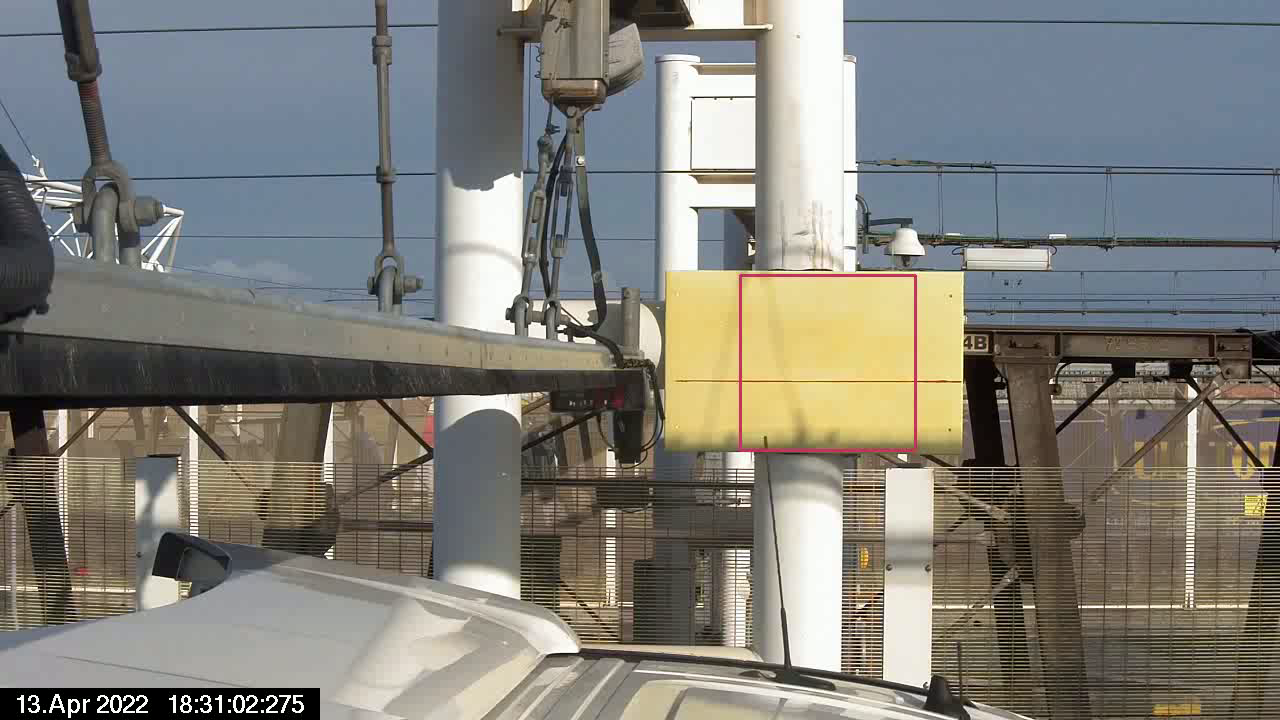
#> input picture frame 0 of video/Antenne.mp4, 1280 x 720 px, given in place of the camera
$ python MotionDetector.py
#> lines starting #> are read from the running program, lines starting #| are printed output that depends on the picture; after the words box and inside, x2 and y2 are one past the last pixel; in counts of white or black regions, pixels touching at a corner belong together
# -*- coding: utf-8 -*-
"""
Created on Thu Apr 21 20:39:54 2022

@author: starx
"""

import numpy as np
import cv2
import time
import datetime
from threading import Thread

"""
MotionDetection Class, allows to detect camera motions:
    path: where you want to save your files
    video_source: numeric value of camera chosen (begining with 0)
    video_size: string of the resolution of video (ie '1080p')
    threshold: 0 very sensible ; 100000 not sensible at all
    time_interval: time between records in second
    recording_time: duration of the video recorded in second
    show_camera: boolean to show the camera capture
    show_mask: boolean to show the movement mask
    debug: boolean to show if you want to print the values of the noise
"""
class MotionDetection(object):
    is_recording = False
    time_counter = 0

    # Standard Video Dimensions Sizes
    STD_DIMENSIONS = {
        "480p": (640, 480),
        "720p": (1280, 720),
        "1080p": (1920, 1080),
        "4k": (3840, 2160),
    }

    def __init__(self, path, video_source, video_size, frame_rate, threshold, time_interval, recording_time, show_camera, show_mask, debug):
        self.video_source = video_source                # Source of the video
        self.video_size = video_size                    # Size of video
        self.get_dimensions(video_size)                 # Width and Height of camera
        self.threshold = threshold                      # Max noise threshold
        self.frame_rate = frame_rate                    # Frame rate of the output video
        self.time_interval = time_interval              # Time interval between records in seconds
        self.recording_time = recording_time            # Duration of the video recorded if motion detected
        self.path = path                                # Recorded file saving path
        self.show_camera = show_camera
        self.show_mask = show_mask
        self.debug = debug

        # Initializing components
        self.cap = cv2.VideoCapture(video_source)
        self.sub = cv2.createBackgroundSubtractorMOG2()
        self.cap.set(3, self.width)
        self.cap.set(4, self.height)

        # Preparing the windows
        if self.show_camera:
            cv2.namedWindow('Motion Detection', cv2.WINDOW_NORMAL)
            cv2.resizeWindow('Motion Detection', 640, 420)

        if self.show_mask:
            cv2.namedWindow('Motion Mask', cv2.WINDOW_NORMAL)
            cv2.resizeWindow('Motion Mask', 640, 420)

    def get_dimensions(self, video_size):
        self.width, self.height = self.STD_DIMENSIONS['480p']
        if video_size in self.STD_DIMENSIONS:
            self.width, self.height = self.STD_DIMENSIONS[video_size]

    def start(self):
        self.time_counter = time.time()
        print("Camera detected! Size: " + str(self.cap.get(cv2.CAP_PROP_FRAME_WIDTH)) + 'x' + str(self.cap.get(cv2.CAP_PROP_FRAME_HEIGHT)))
        print("Motion Detection activated. Waiting for motion...")
        while (True):
            # Reading the frame
            ret, frame = self.cap.read()
#> frame is the input picture: shape (720, 1280, 3); mean B, G, R 120.7, 127, 127.9
            if self.show_camera:
                cv2.imshow("Motion Detection", frame)

            # Creating the mask
            blur = cv2.GaussianBlur(frame, (19, 19), 0)
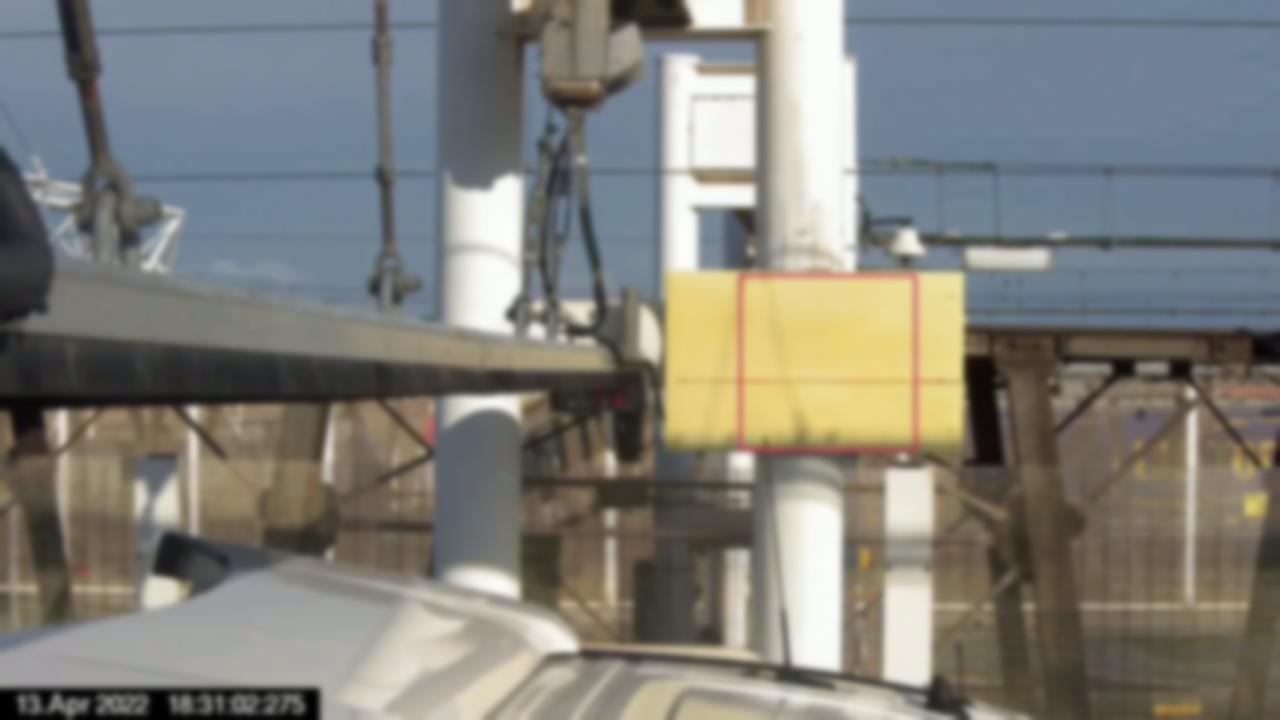
#> blur: shape (720, 1280, 3); mean B, G, R 120.7, 127, 127.9
            mask = self.sub.apply(blur)
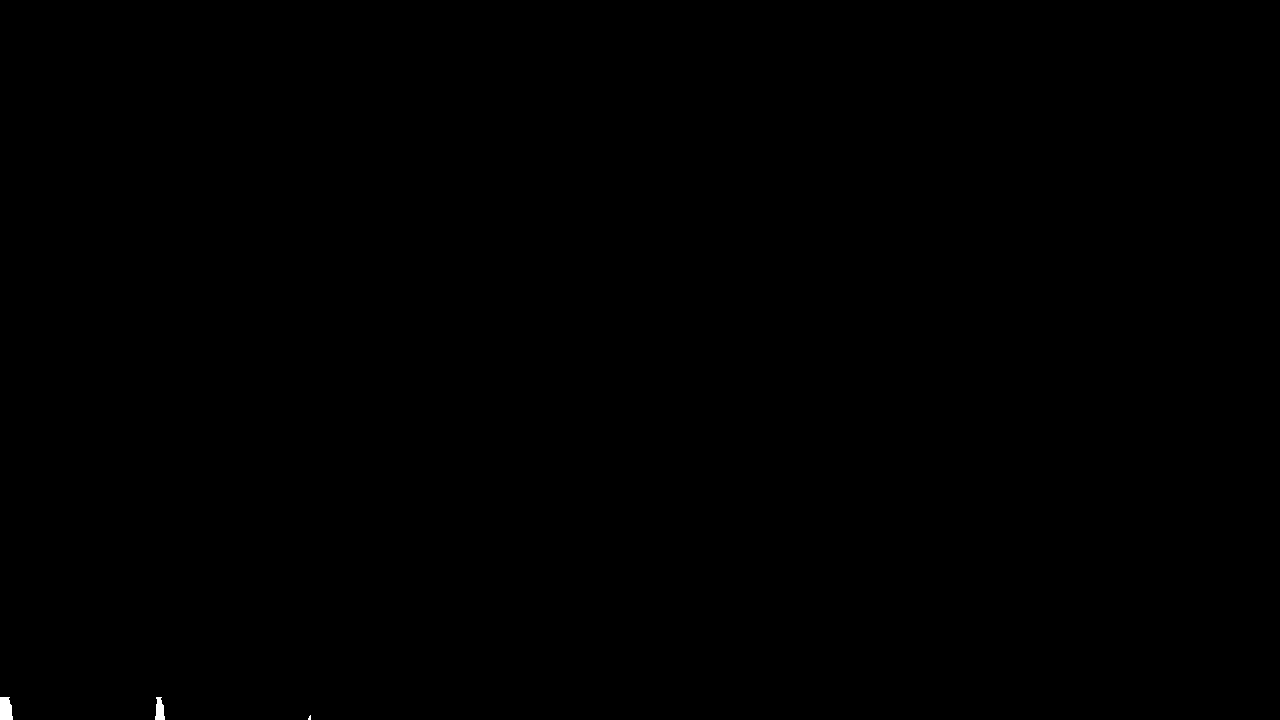
#> mask: shape (720, 1280); values 127 (black) and 255 (white), 0.05% white; 3 white regions (1 under 20 px), largest, box (x1, y1, x2, y2) and area: (0, 697, 13, 720) 263, (155, 697, 165, 720) 170
            if self.show_mask:
                cv2.imshow("Motion Mask",mask)

            # Creating numpy histogram to analyse the noise of the pixels
            img_temp = np.ones(frame.shape, dtype="uint8") * 255
            img_temp_and = cv2.bitwise_and(img_temp, img_temp, mask=mask)
#> img_temp_and: shape (720, 1280, 3); every value is 255
            img_temp_and_bgr = cv2.cvtColor(img_temp_and, cv2.COLOR_BGR2GRAY)
#> img_temp_and_bgr: shape (720, 1280); every value is 255
            hist, bins = np.histogram(img_temp_and_bgr.ravel(), 256, [0, 256])
#> hist = 256 values from 0 to 921600; bins = 257 values from 0 to 256
            if self.debug:
                print("Threshold =", self.threshold, ", Noise = ", hist[255], )

            # Testing if the histogram is greater than the threshold configured
            # Launching the recording thread
            if hist[255] > self.threshold and not self.is_recording and time.time() - self.time_counter > self.time_interval:
                print("Motion detected! Recording video...")
                self.is_recording = True
                if not self.show_mask and not self.show_camera:
                    self.record_video()
                else:
                    record_thread = Thread(target=self.record_video)
                    record_thread.start()
            if cv2.waitKey(100) == 13:
#> (key Esc is pressed here)
                break

    # Recording thread
    def record_video(self):
        date = datetime.datetime.now().strftime("%Y-%m-%d-%H-%M-%S")
        fourcc = cv2.VideoWriter_fourcc(*'XVID')
        out = cv2.VideoWriter(self.path + '/' + date+'.avi', fourcc, self.frame_rate, self.STD_DIMENSIONS[self.video_size])
        time_counter = time.time()
        while time.time() - time_counter < self.recording_time and self.cap.isOpened():
            ret, frame = self.cap.read()
            if ret == True:
                out.write(frame)
            else:
                break
            cv2.waitKey(int(self.recording_time / self.frame_rate*100))
        print("Video recorded: " + self.path + '/' + date + '.mp4')
        self.time_counter = time.time()
        self.is_recording = False

    def end(self):
        self.cap.release()
        cv2.destroyAllWindows()


MD = MotionDetection("test", 0, '720p', 24.0, 20000, 5, 5, False, False, False)
MD.start()
MD.end()
